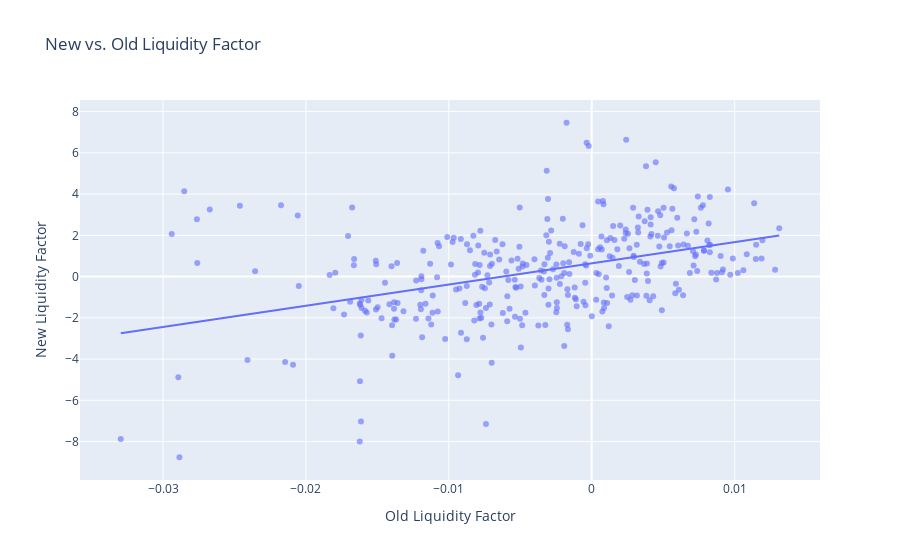

Notebook code cell kept with this figure:
### Code cell
import plotly.express as px

# Resetting the index so 'Date' becomes a column we can use for hover data
df_plot = fliq_comparison.reset_index()

fig = px.scatter(
    df_plot, 
    x='liq_old', 
    y='liq_new',
    hover_data=['Date'],  # This adds the Date to the hover tooltip
    trendline='ols',      # This adds the linear trendline
    title='New vs. Old Liquidity Factor',
    labels={
        'liq_old': 'Old Liquidity Factor',
        'liq_new': 'New Liquidity Factor'
    },
    opacity=0.6
)

fig.show()

### Figure 1 — Plotly figure (JSON) as saved in the notebook; plotly's stock layout.template omitted (floating-point values rounded to 4 significant figures; data arrays with more than 128 entries replaced by an {"elided": "..."} marker saying what was removed)
{"data": [{"customdata": {"elided": "336x1 str values"}, "hovertemplate": "Old Liquidity Factor=%{x}<br>New Liquidity Factor=%{y}<br>Date=%{customdata[0]}<extra></extra>", "legendgroup": "", "marker": {"color": "#636efa", "opacity": 0.6, "symbol": "circle"}, "mode": "markers", "name": "", "orientation": "v", "showlegend": false, "type": "scatter", "x": {"elided": "336 float values"}, "xaxis": "x", "y": {"elided": "336 float values"}, "yaxis": "y"}, {"hovertemplate": "<b>OLS trendline</b><br>liq_new = 102.953 * liq_old + 0.643763<br>R<sup>2</sup>=0.169251<br><br>Old Liquidity Factor=%{x}<br>New Liquidity Factor=%{y} <b>(trend)</b><extra></extra>", "legendgroup": "", "marker": {"color": "#636efa", "symbol": "circle"}, "mode": "lines", "name": "", "showlegend": false, "type": "scatter", "x": {"elided": "327 float values"}, "xaxis": "x", "y": {"elided": "327 float values"}, "yaxis": "y"}], "layout": {"legend": {"tracegroupgap": 0}, "title": {"text": "New vs. Old Liquidity Factor"}, "xaxis": {"anchor": "y", "domain": [0, 1], "title": {"text": "Old Liquidity Factor"}}, "yaxis": {"anchor": "x", "domain": [0, 1], "title": {"text": "New Liquidity Factor"}}}}
